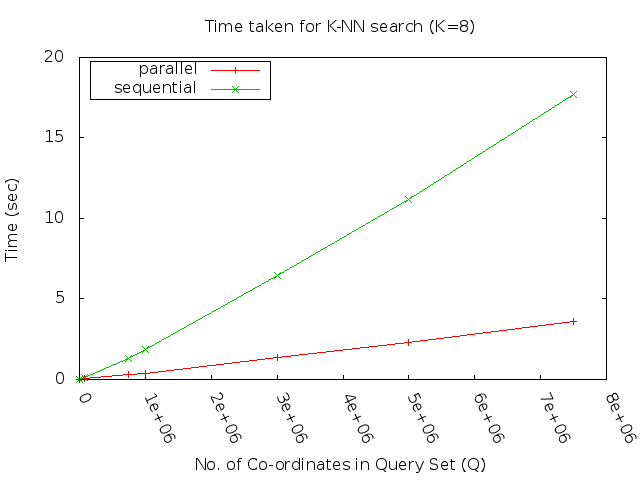

Reproduce this figure in gnuplot.
set title "Time taken for K-NN search (K=8)"
set ylabel "Time (sec)"
set xlabel "No. of Co-ordinates in Query Set (Q)"
set xrange [ 0 : 1000000000 ]
set yrange [ 0 : 20 ]
set datafile missing "-"
set xtics nomirror rotate by -65 font ",8"
set auto x
#set linestyle 1 lt 2 lw 3
#set key box linestyle 1
set key box left top
#
# First plot using linepoints

set style data linespoints
set datafile separator ","
plot "../data/serial_vs_parallel.csv" using 1:2 ti "parallel", "../data/serial_vs_parallel.csv" using 1:3 ti "sequential"
set terminal png 
set output "serial_vs_parallel.png"
replot
pause -1
